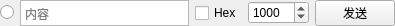
<?xml version="1.0" encoding="UTF-8"?>
<ui version="4.0">
 <class>VQuickSend</class>
 <widget class="QWidget" name="VQuickSend">
  <property name="geometry">
   <rect>
    <x>0</x>
    <y>0</y>
    <width>395</width>
    <height>23</height>
   </rect>
  </property>
  <property name="windowTitle">
   <string>Form</string>
  </property>
  <layout class="QHBoxLayout" name="horizontalLayout">
   <property name="leftMargin">
    <number>0</number>
   </property>
   <property name="topMargin">
    <number>0</number>
   </property>
   <property name="rightMargin">
    <number>0</number>
   </property>
   <property name="bottomMargin">
    <number>0</number>
   </property>
   <item>
    <widget class="QRadioButton" name="radioButton">
     <property name="text">
      <string/>
     </property>
    </widget>
   </item>
   <item>
    <widget class="QTextEdit" name="textEdit">
     <property name="sizePolicy">
      <sizepolicy hsizetype="Preferred" vsizetype="Preferred">
       <horstretch>0</horstretch>
       <verstretch>0</verstretch>
      </sizepolicy>
     </property>
     <property name="minimumSize">
      <size>
       <width>0</width>
       <height>25</height>
      </size>
     </property>
     <property name="maximumSize">
      <size>
       <width>16777215</width>
       <height>16777215</height>
      </size>
     </property>
     <property name="placeholderText">
      <string>内容</string>
     </property>
    </widget>
   </item>
   <item>
    <widget class="QCheckBox" name="checkBox">
     <property name="text">
      <string>Hex</string>
     </property>
    </widget>
   </item>
   <item>
    <widget class="QSpinBox" name="spinBox">
     <property name="maximum">
      <number>10000</number>
     </property>
     <property name="singleStep">
      <number>100</number>
     </property>
     <property name="value">
      <number>1000</number>
     </property>
    </widget>
   </item>
   <item>
    <widget class="QPushButton" name="pushButton">
     <property name="text">
      <string>发送</string>
     </property>
    </widget>
   </item>
   <item>
    <spacer name="horizontalSpacer">
     <property name="orientation">
      <enum>Qt::Horizontal</enum>
     </property>
     <property name="sizeHint" stdset="0">
      <size>
       <width>40</width>
       <height>20</height>
      </size>
     </property>
    </spacer>
   </item>
  </layout>
 </widget>
 <resources/>
 <connections/>
</ui>
